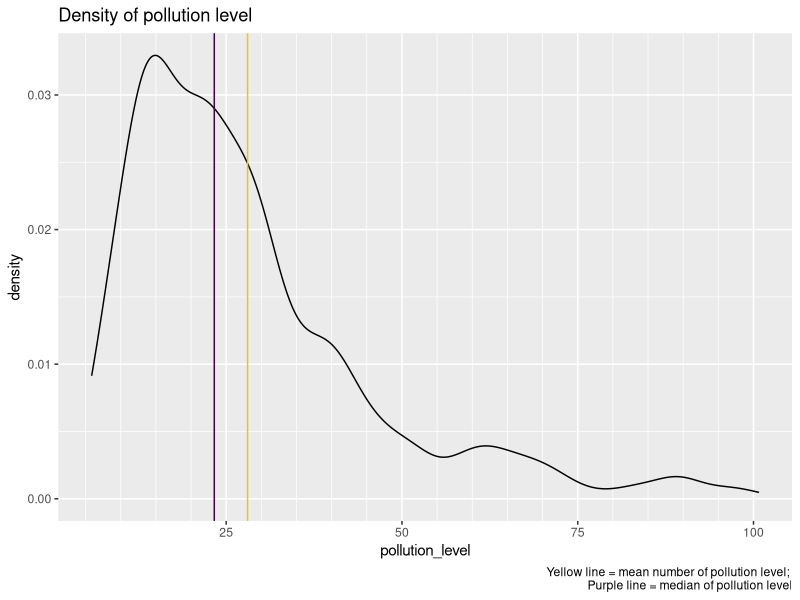
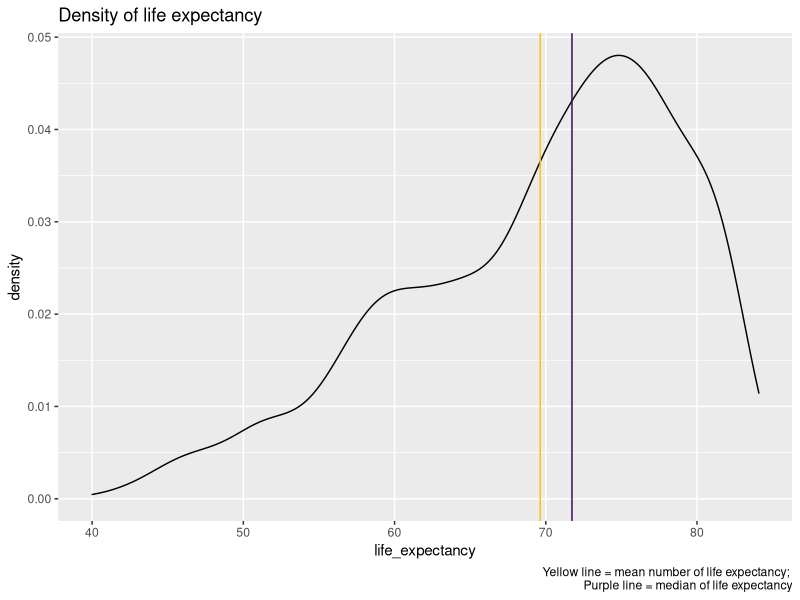
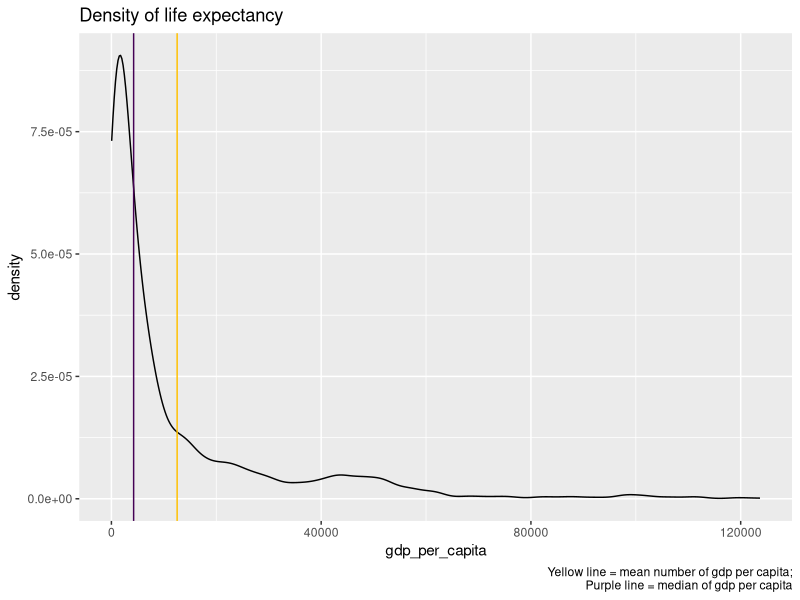
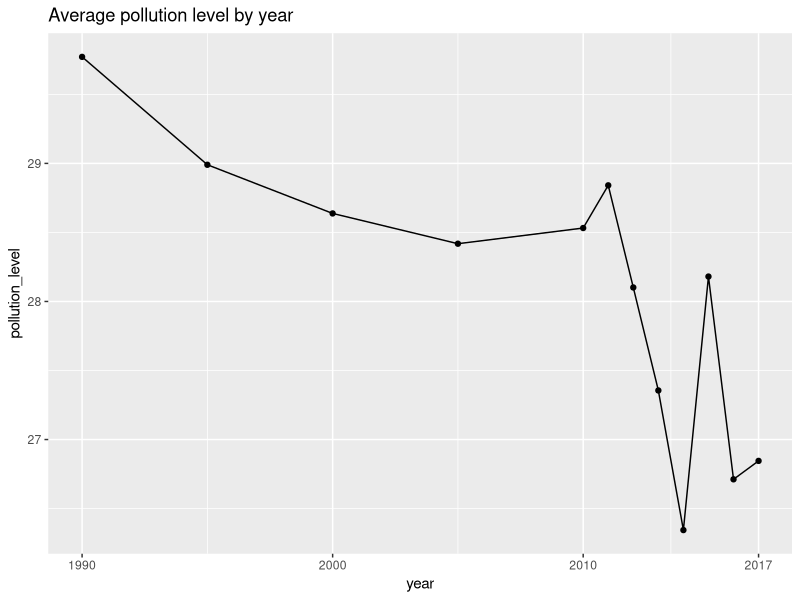
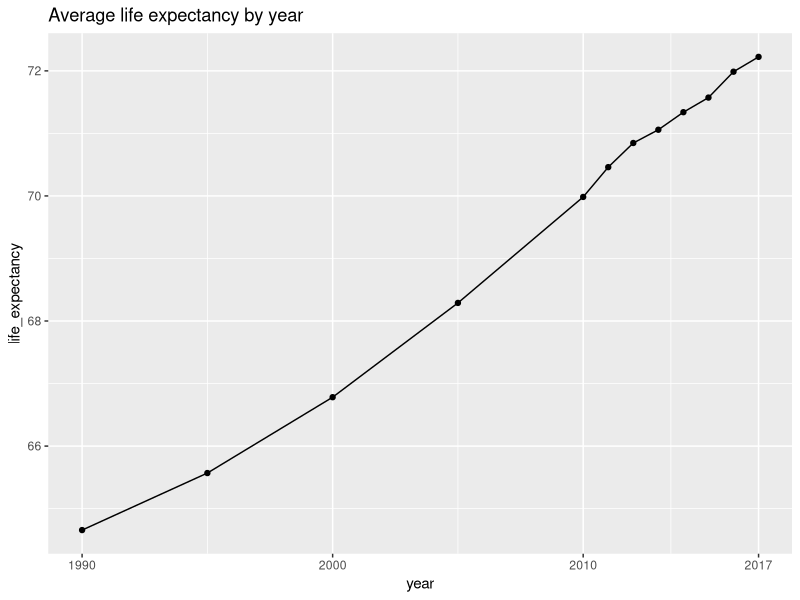
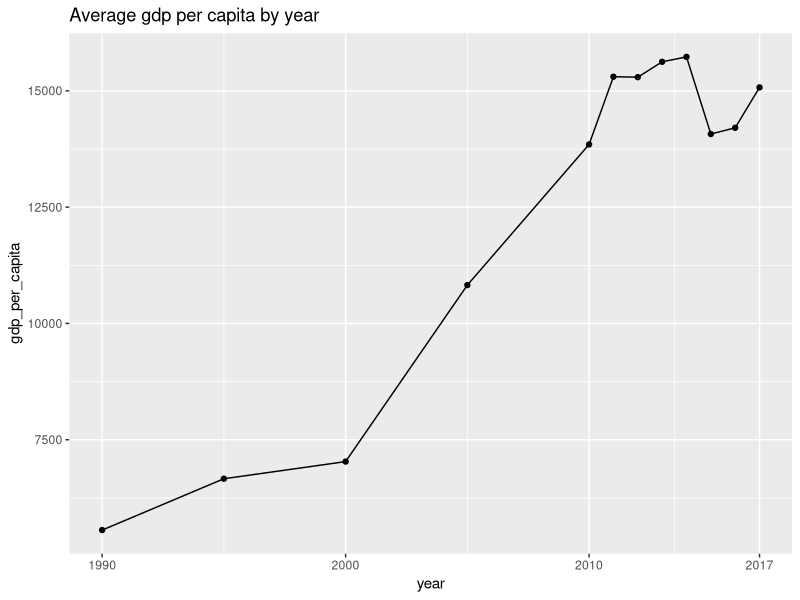
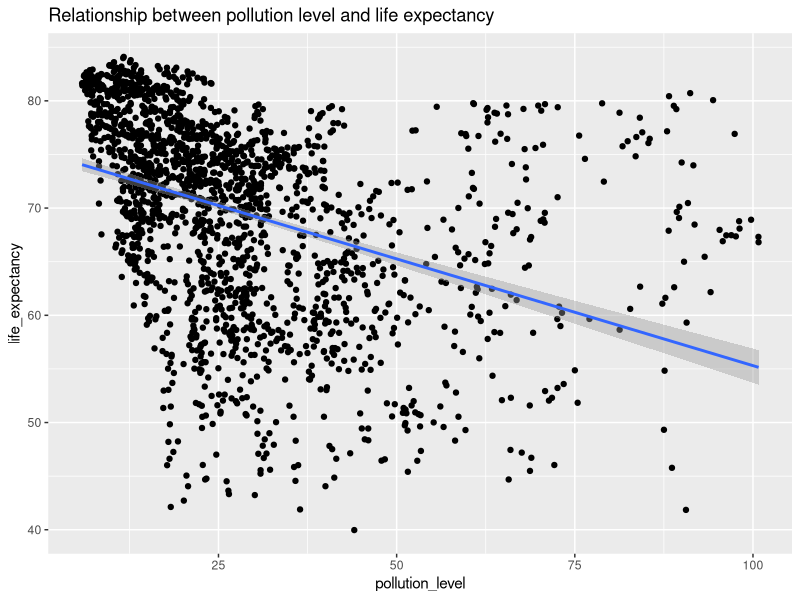
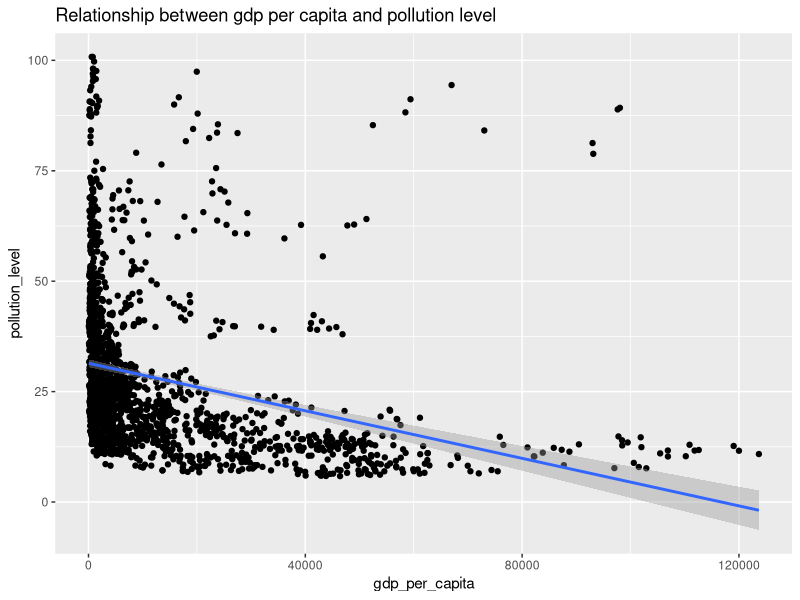

Write R code to recreate these figures, in order.
## ---- chunk 1
library(tidyverse)
library(readxl)
library(reshape2)
## ---- chunk 2
# Read data from csv files
life_expectancy <- read.csv("./life_expectancy.csv")
air_pollution <- read.csv("./air_pollution.csv")
gdp_per_capita <- read.csv("./gdp_per_capita.csv")

# Modify data, removing unnecessary variables, and uniforming variable names
air_pollution <- air_pollution %>%
  rename(pollution_level = PM2.5.air.pollution..mean.annual.exposure..micrograms.per.cubic.meter.,
         country_name = Entity,
         country_code = Code,
         year = Year) %>%
  mutate(year = as.numeric(year), pollution_level = as.numeric(pollution_level))

life_expectancy <- life_expectancy %>%
  select(-Series.Name, -Series.Code) %>%
  rename(country_name = Country.Name, 
         country_code = Country.Code) %>%
  melt(id.vars = c("country_name", "country_code"), variable.name = "year") %>%
  rename(life_expectancy = value) %>%
  mutate(year = as.numeric(str_sub(year, 2, 5)), life_expectancy = as.numeric(life_expectancy))

gdp_per_capita <- gdp_per_capita %>%
  select(-Indicator.Name, -Indicator.Code) %>%
  rename(country_name = Country.Name, 
         country_code = Country.Code) %>%
  melt(id.vars = c("country_name", "country_code"), variable.name = "year") %>%
  rename(gdp_per_capita = value) %>%
  mutate(year = as.numeric(str_sub(year, 2, 5)))
## ---- chunk 3
# Merge to one data frame
country_data <- merge(air_pollution, life_expectancy)
country_data <- merge(country_data, gdp_per_capita)

# Clean the data, removing NA entries
country_data_clean <- country_data %>%
  mutate(life_expectancy = ifelse(life_expectancy != "..", life_expectancy, NA)) %>%
  filter(!is.na(life_expectancy), !is.na(gdp_per_capita), !is.na(pollution_level)) 
## ---- chunk 4
country_data_clean %>%
  summarise("Mean pollution level" = mean(pollution_level),
            "Median pollution level" = median(pollution_level),
            "Mean life expectancy" = mean(life_expectancy), 
            "Median life expectancy" = median(life_expectancy),
            "Min pollution level" = min(pollution_level),
            "Max pollution level" = max(pollution_level))
## ---- chunk 5

# Density graphs
country_data_clean %>%
  ggplot() +
  aes(x = pollution_level) + 
  geom_density() + 
  geom_vline(xintercept = mean(country_data_clean$pollution_level), color="#ffc000") +
  geom_vline(xintercept = median(country_data_clean$pollution_level), color="#440154FF") +
  labs(title = "Density of pollution level",
       caption = "Yellow line = mean number of pollution level; 
                  Purple line = median of pollution level") + 
  scale_x_continuous(minor_breaks = seq(0, 100, 5))

country_data_clean %>%
  ggplot() +
  aes(x = life_expectancy) + 
  geom_density() + 
  geom_vline(xintercept = mean(country_data_clean$life_expectancy), color="#ffc000") +
  geom_vline(xintercept = median(country_data_clean$life_expectancy), color="#440154FF") +
  labs(title = "Density of life expectancy",
       caption = "Yellow line = mean number of life expectancy; 
                  Purple line = median of life expectancy") + 
  scale_x_continuous(minor_breaks = seq(30, 100, 10))

country_data_clean %>%
  ggplot() +
  aes(x = gdp_per_capita) + 
  geom_density() + 
  geom_vline(xintercept = mean(country_data_clean$gdp_per_capita), color="#ffc000") +
  geom_vline(xintercept = median(country_data_clean$gdp_per_capita), color="#440154FF") +
  labs(title = "Density of life expectancy",
       caption = "Yellow line = mean number of gdp per capita;
                  Purple line = median of gdp per capita")
## ---- chunk 6
avg_by_year <- country_data_clean %>%
  group_by(year) %>%
  summarise(year = year, pollution_level = mean(pollution_level), life_expectancy = mean(life_expectancy), gdp_per_capita = mean(gdp_per_capita), .groups = 'drop') %>%
  distinct(.keep_all = TRUE)

avg_by_year %>%
  ggplot() +
  aes(x = year, y = pollution_level) +
  geom_line() + 
  geom_point() +
  labs(title = "Average pollution level by year") + 
  scale_x_continuous(breaks= c(1990, 2000, 2010, 2017))

avg_by_year %>%
  ggplot() +
  aes(x = year, y = life_expectancy) +
  geom_line() + 
  geom_point() +
  labs(title = "Average life expectancy by year") + 
  scale_x_continuous(breaks= c(1990, 2000, 2010, 2017))

avg_by_year %>%
  ggplot() +
  aes(x = year, y = gdp_per_capita) +
  geom_line() + 
  geom_point() +
  labs(title = "Average gdp per capita by year") + 
  scale_x_continuous(breaks= c(1990, 2000, 2010, 2017))

## ---- chunk 7
country_data_clean %>%
  ggplot() +
  aes(x = pollution_level, y = life_expectancy) +
  geom_point() +
  geom_smooth(method = "lm") + 
  labs(title = "Relationship between pollution level and life expectancy")

country_data_clean %>%
  ggplot() +
  aes(x = gdp_per_capita, y = pollution_level) +
  geom_point() +
  geom_smooth(method = "lm") + 
  labs(title = "Relationship between gdp per capita and pollution level")
